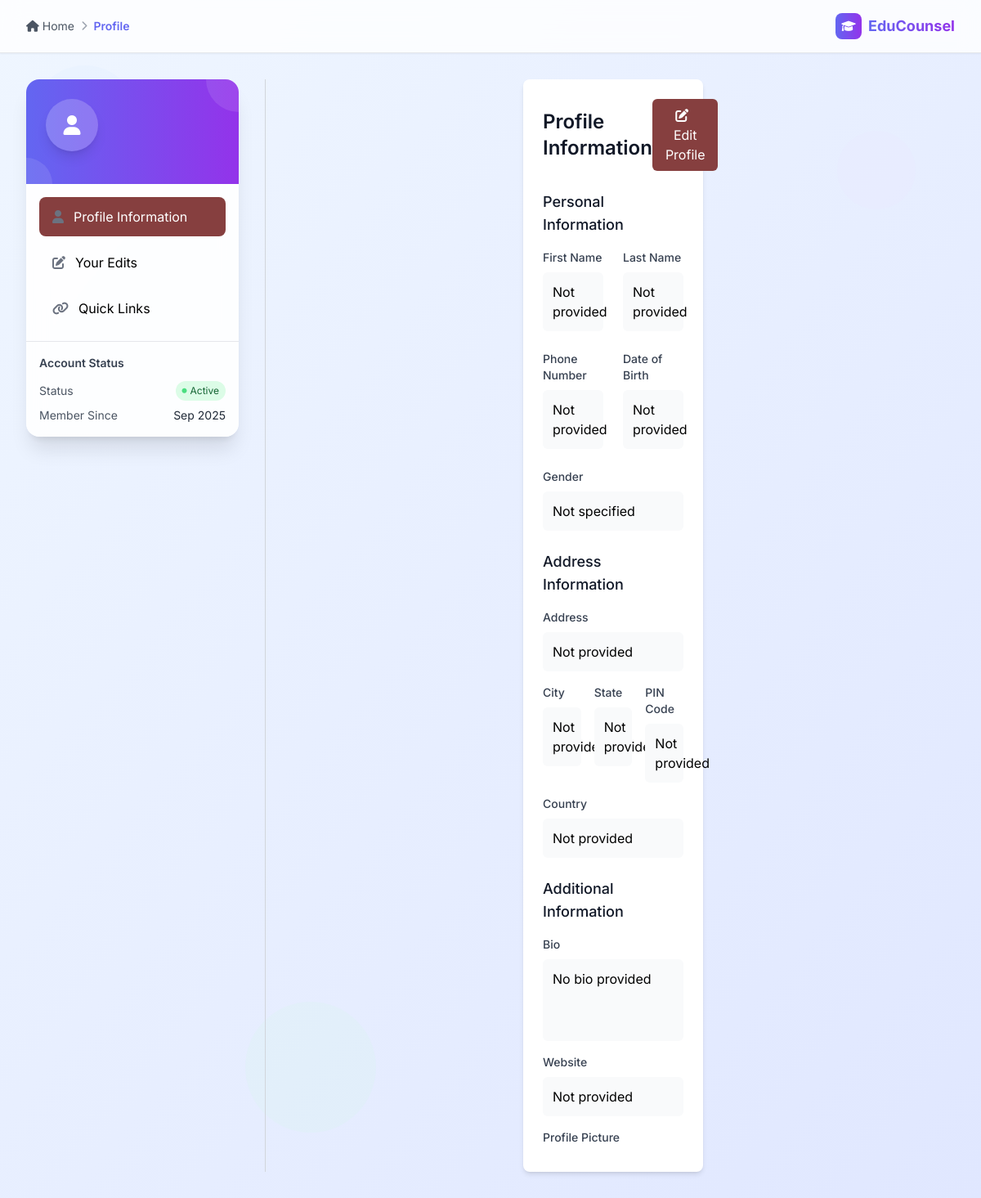
The page /user/profile/ (signed in) on the database its author committed.
### user/models.py (models this page shows, shortened)
class Profile(models.Model):
    GENDER_CHOICES = [
        ('male', 'Male'),
        ('female', 'Female'),
        ('other', 'Other'),
        ('prefer_not_to_say', 'Prefer not to say'),
    ]
    user = models.OneToOneField(User, on_delete=models.CASCADE, related_name='profile')
    is_admin = models.BooleanField(default=False, help_text="Can manage user and system settings")
    is_reviewer = models.BooleanField(default=False, help_text="Can review and approve content")
    is_super_admin = models.BooleanField(default=False, help_text="Has all permissions")
    is_content_editor = models.BooleanField(default=False, help_text="Can create and edit content")
    phone_number = models.CharField(max_length=15, blank=True)
    date_of_birth = models.DateField(null=True, blank=True)
    gender = models.CharField(max_length=20, choices=GENDER_CHOICES, blank=True)
    address = models.CharField(max_length=500, blank=True)
    city = models.CharField(max_length=100, blank=True)
    state = models.CharField(max_length=100, blank=True)
    country = models.CharField(max_length=100, blank=True)
    pin_code = models.CharField(max_length=10, blank=True)
    bio = models.TextField(blank=True, max_length=500)
    profile_picture = models.ImageField(upload_to='profile_pics/', blank=True, null=True)
    website = models.URLField(blank=True)
    is_verified = models.BooleanField(default=False)
    is_active = models.BooleanField(default=True)
    created_at = models.DateTimeField(auto_now_add=True)
    updated_at = models.DateTimeField(auto_now=True)
    class Meta:
        db_table = 'user_profile'
        verbose_name = 'User Profile'
        verbose_name_plural = 'User Profiles'

### user/views.py (the view, shortened to what this page needs)
# urls.py: path("profile/", views.user_profile, name="user_profile"),
def user_profile(request):
    if not request.user.is_authenticated:
        messages.error(request, "You need to be logged in to view your profile.")
        return redirect('user:login')
    user = request.user
    profile = user.profile
    context = {
        'user': user,
        'profile': profile,
    }
    return render(request, 'user/user_profile.html', context)

### user/templates/user/user_profile.html (shortened to what this page needs)
{% extends "base.html" %}
{% load static %}
{% block head %}
    <link href="{% static 'landing_page/css/style.css' %}" rel="stylesheet">
{% endblock head %}
{% block content %}
<div class="fixed inset-0 bg-gradient-to-br from-blue-50 to-indigo-100 overflow-hidden -z-10">
    <div class="absolute top-40 right-20 w-24 h-24 bg-purple-200 rounded-full opacity-10 floating" style="animation-delay: 1s;"></div>
    <div class="absolute bottom-20 left-1/4 w-40 h-40 bg-green-200 rounded-full opacity-10 floating" style="animation-delay: 2s;"></div>
</div>
<div class="bg-white/80 backdrop-blur-md shadow-sm sticky top-0 z-40 border-b border-gray-200">
  <div class="max-w-7xl mx-auto px-4 sm:px-6 lg:px-8 py-4">
    <div class="flex items-center justify-between">
      <nav class="flex items-center space-x-2 text-sm">
        <a href="{% url 'home:index' %}" class="text-gray-600 hover:text-primary transition-colors duration-300 flex items-center">
          <i class="fas fa-home mr-1"></i>Home
        </a>
        <i class="fas fa-chevron-right text-gray-400 text-xs"></i>
        <span class="text-primary font-semibold">Profile</span>
      </nav>
      <div class="flex items-center">
        <div class="w-8 h-8 bg-gradient-to-r from-primary to-purple-600 rounded-lg flex items-center justify-center mr-2">
          <i class="fas fa-graduation-cap text-white text-sm"></i>
        </div>
        <span class="text-lg font-bold bg-gradient-to-r from-primary to-purple-600 bg-clip-text text-transparent">EduCounsel</span>
      </div>
    </div>
  </div>
</div>
<div class="max-w-7xl mx-auto px-4 sm:px-6 lg:px-8 py-8">
    <div class="grid grid-cols-1 lg:grid-cols-4 gap-8">
        <div class="lg:col-span-1">
            <div class="hidden lg:block bg-white/90 backdrop-blur-md rounded-2xl shadow-xl overflow-hidden sticky top-24 animate-fade-in-left">
                <div class="bg-gradient-to-r from-primary to-purple-600 p-6 text-white relative overflow-hidden">
                    <div class="absolute inset-0 opacity-10">
                        <div class="absolute top-0 right-0 w-20 h-20 bg-white rounded-full -translate-y-10 translate-x-10"></div>
                        <div class="absolute bottom-0 left-0 w-16 h-16 bg-white rounded-full translate-y-8 -translate-x-8"></div>
                    </div>
                    <div class="relative">
                        <div class="flex items-center space-x-4 mb-4">
                            {% if profile.profile_picture %}
                                <img src="{{ profile.profile_picture.url }}" alt="Profile Picture" class="w-16 h-16 rounded-full border-3 border-white object-cover shadow-lg">
                            {% else %}
                                <div class="w-16 h-16 rounded-full border-3 border-white bg-white/20 flex items-center justify-center shadow-lg">
                                    <i class="fas fa-user text-2xl text-white"></i>
                                </div>
                            {% endif %}
                        </div>
                    </div>
                </div>
                <nav class="p-4">
                    <ul class="space-y-2">
                        <li>
                            <button onclick="showSection('profile')" class="nav-item w-full text-left px-4 py-3 rounded-lg transition-colors duration-200 flex items-center space-x-3">
                                <i class="fas fa-user text-gray-500"></i>
                                <span>Profile Information</span>
                            </button>
                        </li>
                        <li>
                            <button onclick="showSection('edits')" class="nav-item w-full text-left px-4 py-3 rounded-lg transition-colors duration-200 flex items-center space-x-3">
                                <i class="fas fa-edit text-gray-500"></i>
                                <span>Your Edits</span>
                            </button>
                        </li>
                        <li>
                            <button onclick="showSection('quick-links')" class="nav-item w-full text-left px-4 py-3 rounded-lg transition-colors duration-200 flex items-center space-x-3">
                                <i class="fas fa-link text-gray-500"></i>
                                <span>Quick Links</span>
                            </button>
                        </li>
                    </ul>
                </nav>
                <div class="p-4 border-t">
                    <h3 class="text-sm font-semibold text-gray-700 mb-3">Account Status</h3>
                    <div class="space-y-2">
                        <div class="flex items-center justify-between text-sm">
                            <span class="text-gray-600">Status</span>
                            <span class="inline-flex items-center px-2 py-1 rounded-full text-xs bg-green-100 text-green-800">
                                <i class="fas fa-circle text-green-400 mr-1" style="font-size: 6px;"></i>Active
                            </span>
                        </div>
                        <div class="flex items-center justify-between text-sm">
                            <span class="text-gray-600">Member Since</span>
                            <span class="text-gray-800">{{ user.date_joined|date:"M Y" }}</span>
                        </div>
                    </div>
                </div>
            </div>
        </div>
        <div class="flex-grow order-3 px-0 md:px-4 lg:pl-6 mt-6 lg:mt-0">
            <div id="profile-section" class="content-section">
                <div class="bg-white rounded-lg shadow-md p-6">
                    <div class="flex items-center justify-between mb-6">
                        <h2 class="text-2xl font-semibold text-gray-900">Profile Information</h2>
                        <div id="view-mode-buttons" class="space-x-2">
                            <button onclick="toggleEditMode()" class="bg-[#863F3F] text-white px-4 py-2 rounded-md hover:bg-[#732d2d] transition-colors duration-200">
                                <i class="fas fa-edit mr-2"></i>Edit Profile
                            </button>
                        </div>
                    </div>
                    <form id="profile-form" method="post" enctype="multipart/form-data">
                        <div class="space-y-6">
                            <div>
                                <h3 class="text-lg font-medium text-gray-900 mb-4">Personal Information</h3>
                                <div class="grid grid-cols-1 md:grid-cols-2 gap-6">
                                    <div>
                                        <label class="block text-sm font-medium text-gray-700 mb-2">First Name</label>
                                        <div id="first_name_view" class="view-field p-3 bg-gray-50 rounded-md">{{ user.first_name|default:"Not provided" }}</div>
                                    </div>
                                    <div>
                                        <label class="block text-sm font-medium text-gray-700 mb-2">Last Name</label>
                                        <div id="last_name_view" class="view-field p-3 bg-gray-50 rounded-md">{{ user.last_name|default:"Not provided" }}</div>
                                    </div>
                                    <div>
                                        <label class="block text-sm font-medium text-gray-700 mb-2">Phone Number</label>
                                        <div id="phone_view" class="view-field p-3 bg-gray-50 rounded-md">{{ profile.phone_number|default:"Not provided" }}</div>
                                    </div>
                                    <div>
                                        <label class="block text-sm font-medium text-gray-700 mb-2">Date of Birth</label>
                                        <div id="dob_view" class="view-field p-3 bg-gray-50 rounded-md">{{ profile.date_of_birth|date:"F d, Y"|default:"Not provided" }}</div>
                                    </div>
                                    <div class="md:col-span-2">
                                        <label class="block text-sm font-medium text-gray-700 mb-2">Gender</label>
                                        <div id="gender_view" class="view-field p-3 bg-gray-50 rounded-md">{{ profile.get_gender_display|default:"Not specified" }}</div>
                                    </div>
                                </div>
                            </div>
                            <div>
                                <h3 class="text-lg font-medium text-gray-900 mb-4">Address Information</h3>
                                <div class="space-y-4">
                                    <div>
                                        <label class="block text-sm font-medium text-gray-700 mb-2">Address</label>
                                        <div id="address_view" class="view-field p-3 bg-gray-50 rounded-md">{{ profile.address|default:"Not provided" }}</div>
                                    </div>
                                    <div class="grid grid-cols-1 md:grid-cols-3 gap-4">
                                        <div>
                                            <label class="block text-sm font-medium text-gray-700 mb-2">City</label>
                                            <div id="city_view" class="view-field p-3 bg-gray-50 rounded-md">{{ profile.city|default:"Not provided" }}</div>
                                        </div>
                                        <div>
                                            <label class="block text-sm font-medium text-gray-700 mb-2">State</label>
                                            <div id="state_view" class="view-field p-3 bg-gray-50 rounded-md">{{ profile.state|default:"Not provided" }}</div>
                                        </div>
                                        <div>
                                            <label class="block text-sm font-medium text-gray-700 mb-2">PIN Code</label>
                                            <div id="pin_view" class="view-field p-3 bg-gray-50 rounded-md">{{ profile.pin_code|default:"Not provided" }}</div>
                                        </div>
                                    </div>
                                    <div>
                                        <label class="block text-sm font-medium text-gray-700 mb-2">Country</label>
                                        <div id="country_view" class="view-field p-3 bg-gray-50 rounded-md">{{ profile.country|default:"Not provided" }}</div>
                                    </div>
                                </div>
                            </div>
                            <div>
                                <h3 class="text-lg font-medium text-gray-900 mb-4">Additional Information</h3>
                                <div class="space-y-4">
                                    <div>
                                        <label class="block text-sm font-medium text-gray-700 mb-2">Bio</label>
                                        <div id="bio_view" class="view-field p-3 bg-gray-50 rounded-md min-h-[100px]">{{ profile.bio|default:"No bio provided" }}</div>
                                    </div>
                                    <div>
                                        <label class="block text-sm font-medium text-gray-700 mb-2">Website</label>
                                        <div id="website_view" class="view-field p-3 bg-gray-50 rounded-md">
                                            {% if profile.website %}
                                                <a href="{{ profile.website }}" target="_blank" class="text-[#863F3F] hover:underline">{{ profile.website }}</a>
                                            {% else %}
                                                Not provided
                                            {% endif %}
                                        </div>
                                    </div>
                                    <div>
                                        <label class="block text-sm font-medium text-gray-700 mb-2">Profile Picture</label>
                                    </div>
                                </div>
                            </div>
                        </div>
                    </form>
                </div>
            </div>
        </div>
    </div>
</div>
{% endblock %}

### templates/base.html (shortened to what this page needs)
{% load static tailwind_tags %}
<!DOCTYPE html>
<html lang="en">
<head>
    {% tailwind_css %}
    <link href="https://cdnjs.cloudflare.com/ajax/libs/font-awesome/6.0.0/css/all.min.css" rel="stylesheet">
    {% block head %}
    {% endblock head %}
</head>
<body class="font-inter">
<main>
    {% block content %}
    {% endblock %}
</main>
</body>
</html>

### landing_page/static/landing_page/css/style.css (style rules this page uses)
body { font-family: 'Inter', sans-serif; }
.floating { animation: float 4s ease-in-out infinite; }

### rows shown on the page
Profile: phone_number "Not provided", date_of_birth "Not provided", gender "Not specified", address "Not provided", city "Not provided", state "Not provided", pin_code "Not provided", country "Not provided", bio "No bio provided"

### other values the page prints
{{ user.date_joined|date:"M Y" }} "Sep 2025"
{{ user.first_name|default:"Not provided" }} "Not provided"
{{ user.last_name|default:"Not provided" }} "Not provided"
